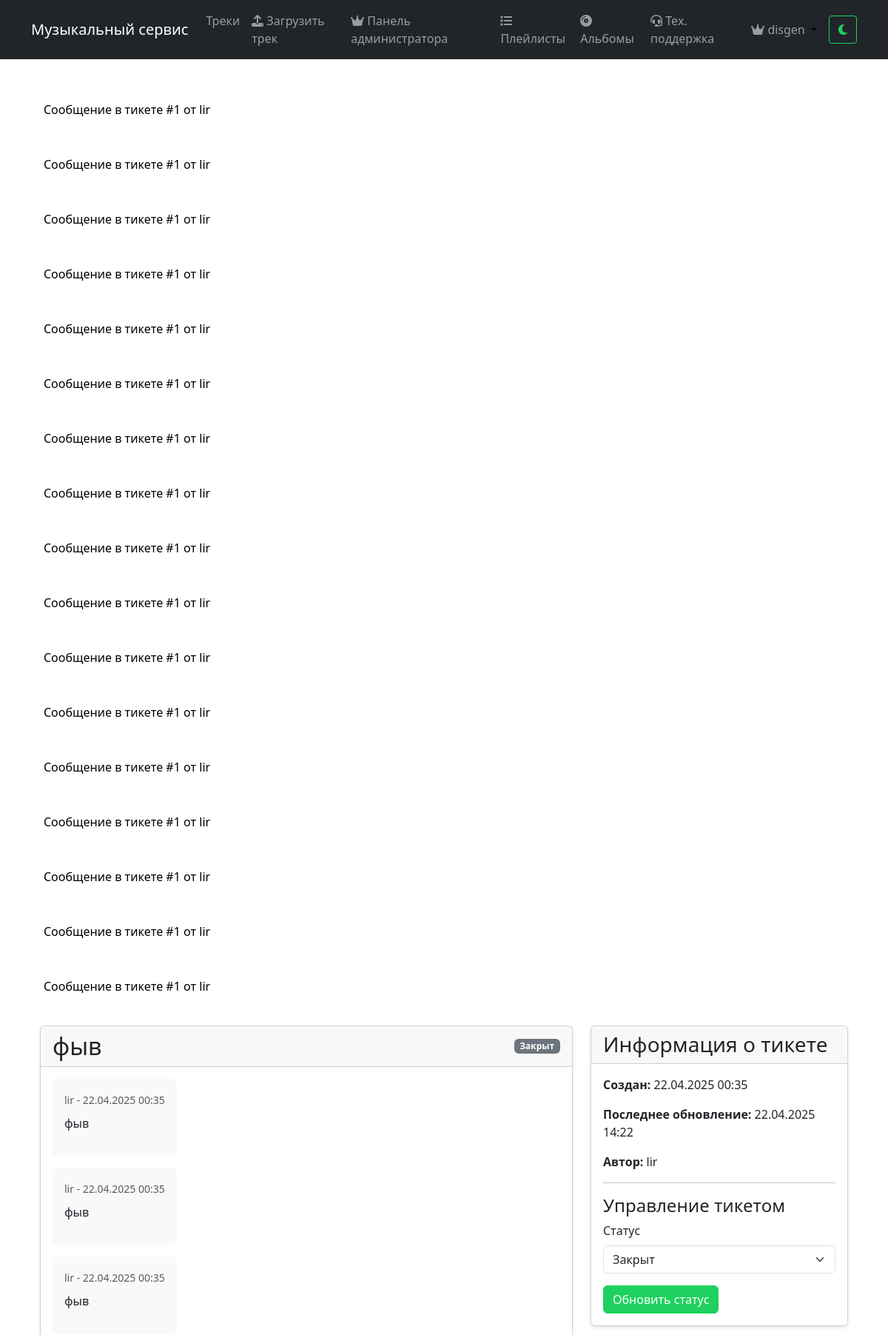
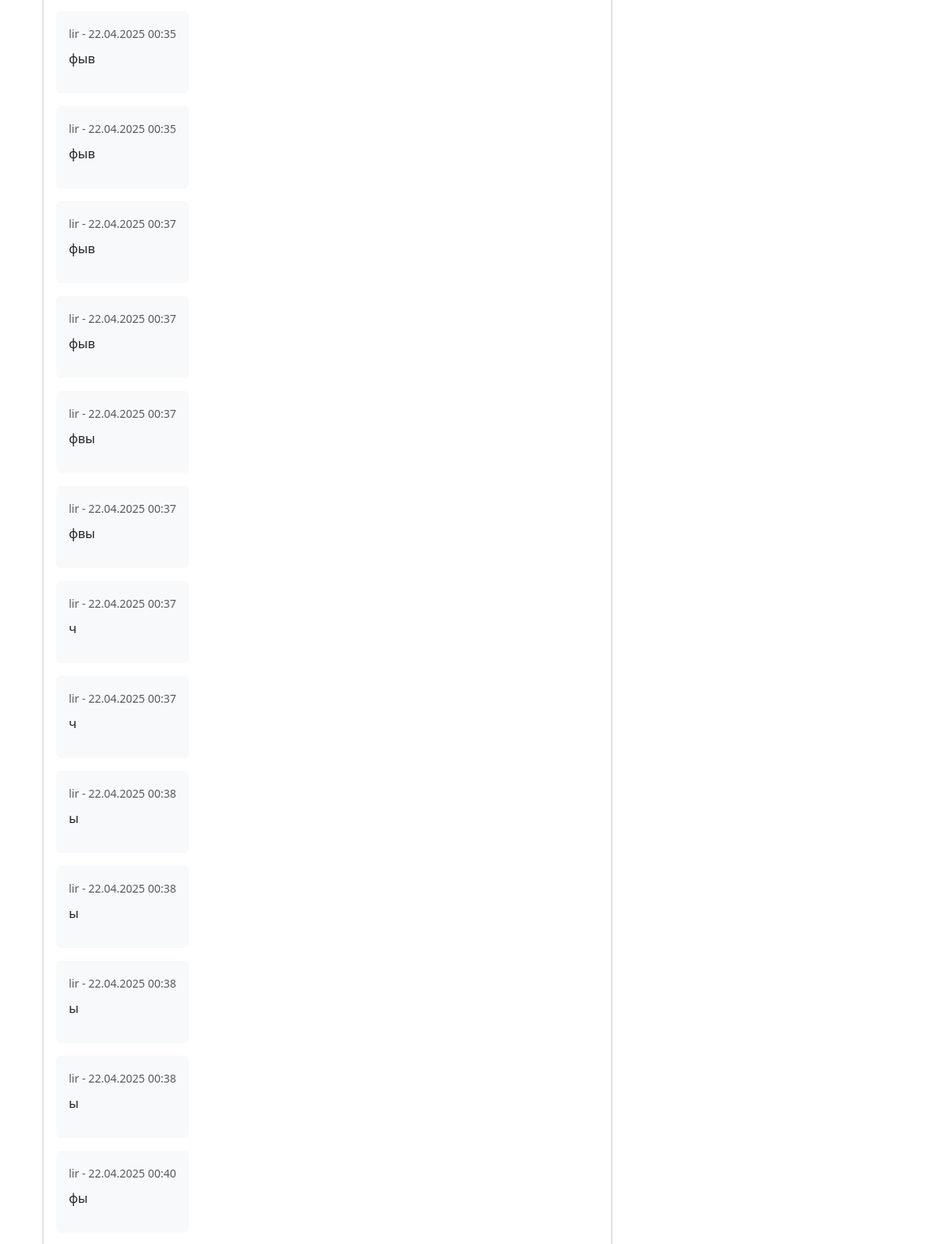
/support/1/ (signed in, upper part), run on the app's committed database (2 pictures, top to bottom).
### music/models.py (models this page shows, shortened)
class SupportMessage(models.Model):
    ticket = models.ForeignKey(SupportTicket, on_delete=models.CASCADE, related_name='messages')
    user = models.ForeignKey(User, on_delete=models.CASCADE, related_name='support_messages', null=True, blank=True)
    message = models.TextField(verbose_name='Сообщение')
    created_at = models.DateTimeField(auto_now_add=True, verbose_name='Создано')
    is_read = models.BooleanField(default=False, verbose_name='Прочитано')
    class Meta:
        verbose_name = 'Сообщение поддержки'
        verbose_name_plural = 'Сообщения поддержки'
        ordering = ['created_at']
    def __str__(self):
        return f'Сообщение в тикете #{self.ticket.id} от {self.user.username if self.user else "Система"}'

class SupportTicket(models.Model):
    STATUS_CHOICES = (
        ('open', 'Открыт'),
        ('in_progress', 'В работе'),
        ('closed', 'Закрыт'),
    )
    user = models.ForeignKey(User, on_delete=models.CASCADE, related_name='support_tickets')
    subject = models.CharField(max_length=200, verbose_name='Тема')
    status = models.CharField(max_length=20, choices=STATUS_CHOICES, default='open', verbose_name='Статус')
    created_at = models.DateTimeField(auto_now_add=True, verbose_name='Создан')
    updated_at = models.DateTimeField(auto_now=True, verbose_name='Обновлен')
    is_read_by_admin = models.BooleanField(default=False, verbose_name='Прочитано администратором')
    class Meta:
        verbose_name = 'Тикет поддержки'
        verbose_name_plural = 'Тикеты поддержки'
        ordering = ['-updated_at']

### music/views.py (the view, shortened to what this page needs)
# urls.py: path('support/<int:pk>/', views.support_ticket_detail, name='support_ticket_detail'),
@login_required
def support_ticket_detail(request, pk):
    ticket = get_object_or_404(SupportTicket, pk=pk)
    if not request.user.is_superuser and ticket.user != request.user:
        messages.error(request, 'У вас нет доступа к этому тикету')
        return redirect('music:support_ticket_list')
    messages = ticket.messages.all()
    return render(request, 'music/support/ticket_detail.html', {
        'ticket': ticket,
        'messages': messages
    })

### music/context_processors.py (called while the page is built)
def pending_tracks_count(request):
    if request.user.is_authenticated and request.user.is_superuser:
        return {'pending_tracks_count': Track.objects.filter(is_approved=False).count()}
    return {'pending_tracks_count': 0}

def support_tickets_count(request):
    if request.user.is_authenticated and request.user.is_superuser:
        unread_count = SupportMessage.objects.filter(
            ticket__status__in=['open', 'in_progress'],
            is_read=False
        ).exclude(user=request.user).count()
    else:
        unread_count = 0
    return {'unread_tickets_count': unread_count}

### templates/music/support/ticket_detail.html (shortened to what this page needs)
{% extends 'base.html' %}
{% block content %}
<div class="container mt-4">
    <div class="row">
        <div class="col-md-8">
            <div class="card mb-4">
                <div class="card-header d-flex justify-content-between align-items-center">
                    <h2 class="mb-0">{{ ticket.subject }}</h2>
                    <span class="badge {% if ticket.status == 'open' %}bg-success{% elif ticket.status == 'in_progress' %}bg-warning{% else %}bg-secondary{% endif %}">
                        {{ ticket.get_status_display }}
                    </span>
                </div>
                <div class="card-body">
                    <div id="messages-container" class="mb-4">
                        {% for message in messages %}
                            <div class="message mb-3 {% if message.user == request.user %}text-end{% endif %}" data-message-id="{{ message.id }}">
                                <div class="d-flex {% if message.user == request.user %}justify-content-end{% endif %}">
                                    <div class="message-content p-3 rounded {% if message.user == request.user %}bg-primary text-white{% else %}bg-light{% endif %}" style="max-width: 70%;">
                                        <div class="message-header mb-2">
                                            <small class="text-muted {% if message.user == request.user %}text-white-50{% endif %}">
                                                {{ message.user.username }} - {{ message.created_at|date:"d.m.Y H:i" }}
                                            </small>
                                        </div>
                                        <div class="message-text">
                                            {{ message.message|linebreaks }}
                                        </div>
                                    </div>
                                </div>
                            </div>
                        {% endfor %}
                    </div>
                </div>
            </div>
        </div>
        <div class="col-md-4">
            <div class="card">
                <div class="card-header">
                    <h3 class="mb-0">Информация о тикете</h3>
                </div>
                <div class="card-body">
                    <p><strong>Создан:</strong> {{ ticket.created_at|date:"d.m.Y H:i" }}</p>
                    <p><strong>Последнее обновление:</strong> {{ ticket.updated_at|date:"d.m.Y H:i" }}</p>
                    <p><strong>Автор:</strong> {{ ticket.user.username }}</p>
                    {% if user.is_superuser %}
                        <hr>
                        <h4>Управление тикетом</h4>
                        <form method="post" action="{% url 'music:support_ticket_update_status' ticket.pk %}">
                            <div class="mb-3">
                                <label for="status" class="form-label">Статус</label>
                                <select class="form-select" id="status" name="status">
                                    {% for status_value, status_label in ticket.STATUS_CHOICES %}
                                        <option value="{{ status_value }}" {% if ticket.status == status_value %}selected{% endif %}>
                                            {{ status_label }}
                                        </option>
                                    {% endfor %}
                                </select>
                            </div>
                            <button type="submit" class="btn btn-custom">Обновить статус</button>
                        </form>
                    {% endif %}
                </div>
            </div>
        </div>
    </div>
</div>
{% endblock %}

### templates/base.html (shortened to what this page needs)
{% load static %}
<!DOCTYPE html>
<html lang="ru">
<head>
    <link href="https://cdn.jsdelivr.net/npm/bootstrap@5.1.3/dist/css/bootstrap.min.css" rel="stylesheet">
    <link href="{% static 'css/style.css' %}" rel="stylesheet">
    <link href="https://cdnjs.cloudflare.com/ajax/libs/font-awesome/5.15.4/css/all.min.css" rel="stylesheet">
    <link href="{% static 'css/bootstrap.min.css' %}" rel="stylesheet">
    <link href="{% static 'css/fontawesome.min.css' %}" rel="stylesheet">
    <link href="{% static 'css/player.css' %}" rel="stylesheet">
</head>
<body>
    <nav class="navbar navbar-expand-lg navbar-dark bg-dark">
        <div class="container">
            <a class="navbar-brand" href="{% url 'music:home' %}">Музыкальный сервис</a>
            <div class="collapse navbar-collapse" id="navbarNav">
                <ul class="navbar-nav me-auto">
                    <li class="nav-item">
                        <a class="nav-link" href="{% url 'music:track_list' %}">Треки</a>
                    </li>
                    {% if user.is_authenticated %}
                        <li class="nav-item">
                            <a class="nav-link" href="{% url 'music:track_upload' %}">
                                <i class="fas fa-upload"></i> Загрузить трек
                            </a>
                        </li>
                        {% if user.is_superuser %}
                            <li class="nav-item">
                                <a class="nav-link" href="{% url 'music:admin_panel' %}">
                                    <i class="fas fa-crown"></i> Панель администратора
                                </a>
                            </li>
                        {% endif %}
                        <li class="nav-item">
                            <a class="nav-link {% if request.resolver_match.url_name == 'playlist_list' %}active{% endif %}" href="{% url 'music:playlist_list' %}">
                                <i class="fas fa-list"></i> Плейлисты
                            </a>
                        </li>
                        <li class="nav-item">
                            <a class="nav-link {% if request.resolver_match.url_name == 'album_list' %}active{% endif %}" href="{% url 'music:album_list' %}">
                                <i class="fas fa-compact-disc"></i> Альбомы
                            </a>
                        </li>
                        <li class="nav-item">
                            <a class="nav-link {% if request.resolver_match.url_name == 'support_ticket_list' %}active{% endif %}" href="{% url 'music:support_ticket_list' %}">
                                <i class="fas fa-headset"></i> Тех. поддержка
                            </a>
                        </li>
                    {% endif %}
                </ul>
                <ul class="navbar-nav">
                    {% if user.is_authenticated %}
                        <li class="nav-item dropdown">
                            <a class="nav-link dropdown-toggle" href="#" id="userDropdown" role="button" data-bs-toggle="dropdown" aria-expanded="false">
                                {% if user.profile.role == 'artist' %}
                                    <i class="fas fa-music"></i>
                                {% elif user.is_superuser %}
                                    <i class="fas fa-crown"></i>
                                {% else %}
                                    <i class="fas fa-user"></i>
                                {% endif %}
                                {{ user.username }}
                            </a>
                        </li>
                    {% endif %}
                </ul>
            </div>
            <button id="theme-toggle" class="btn btn-outline-custom ms-2">
                <i class="fas fa-moon" id="theme-icon"></i>
            </button>
        </div>
    </nav>
    <div class="container mt-4 main-container">
        {% if messages %}
            <div class="messages">
                {% for message in messages %}
                    <div class="alert alert-{{ message.tags }}">
                        {{ message }}
                    </div>
                {% endfor %}
            </div>
        {% endif %}
        {% block content %}{% endblock %}
    </div>
</body>
</html>

### static/css/style.css (style rules this page uses)
.main-container { min-height: 70vh; padding: 15px; width: 100%; max-width: 100%; overflow-x: hidden; margin-bottom: 60px; }
.card { margin-bottom: 20px; border-radius: 8px; overflow: hidden; box-shadow: 0 2px 4px rgba(0, 0, 0, 0.1); background-color: #fff; }
.card-body { padding: 15px; }

### templates/base.html (style rules this page uses)
:root { --bg-color: #ffffff; --text-color: #000000; --track-bg: #f0f0f0; --track-hover: #e8e8e8; --player-bg: #A9A9A9; --border-color: #e0e0e0; }
body { background-color: var(--bg-color); color: var(--text-color); min-height: 100vh; }
.btn-custom { background-color: #1ed15e !important; border-color: #1ed15e !important; color: white !important; }
.btn-outline-custom { color: #1ed15e !important; border-color: #1ed15e !important; background-color: transparent !important; }
.dropdown-toggle::after, .btn-more::after, .track-menu-button, .track-menu-button i, .btn[data-bs-toggle="dropdown"], .btn[data-bs-toggle="dropdown"] i { color: #000000 !important; }
#theme-toggle { padding: 0.375rem 0.75rem; border-radius: 0.25rem; }

### data on the page
SupportMessage: ticket+user "Сообщение в тикете #1 от lir", user.username "lir", created_at "22.04.2025 00:35", message "фыв"
SupportMessage: ticket+user "Сообщение в тикете #1 от lir", user.username "lir", created_at "22.04.2025 00:35", message "фыв"
SupportMessage: ticket+user "Сообщение в тикете #1 от lir", user.username "lir", created_at "22.04.2025 00:35", message "фыв"
SupportMessage: ticket+user "Сообщение в тикете #1 от lir", user.username "lir", created_at "22.04.2025 00:35", message "фыв"
SupportMessage: ticket+user "Сообщение в тикете #1 от lir", user.username "lir", created_at "22.04.2025 00:35", message "фыв"
SupportMessage: ticket+user "Сообщение в тикете #1 от lir", user.username "lir", created_at "22.04.2025 00:37", message "фыв"
SupportMessage: ticket+user "Сообщение в тикете #1 от lir", user.username "lir", created_at "22.04.2025 00:37", message "фыв"
SupportMessage: ticket+user "Сообщение в тикете #1 от lir", user.username "lir", created_at "22.04.2025 00:37", message "фвы"
SupportMessage: ticket+user "Сообщение в тикете #1 от lir", user.username "lir", created_at "22.04.2025 00:37", message "фвы"
SupportMessage: ticket+user "Сообщение в тикете #1 от lir", user.username "lir", created_at "22.04.2025 00:37", message "ч"
SupportMessage: ticket+user "Сообщение в тикете #1 от lir", user.username "lir", created_at "22.04.2025 00:37", message "ч"
SupportMessage: ticket+user "Сообщение в тикете #1 от lir", user.username "lir", created_at "22.04.2025 00:38", message "ы"
SupportMessage: ticket+user "Сообщение в тикете #1 от lir", user.username "lir", created_at "22.04.2025 00:38", message "ы"
SupportMessage: ticket+user "Сообщение в тикете #1 от lir", user.username "lir", created_at "22.04.2025 00:38", message "ы"
SupportMessage: ticket+user "Сообщение в тикете #1 от lir", user.username "lir", created_at "22.04.2025 00:38", message "ы"
SupportMessage: ticket+user "Сообщение в тикете #1 от lir", user.username "lir", created_at "22.04.2025 00:40", message "фы"
SupportMessage: ticket+user "Сообщение в тикете #1 от lir"
SupportTicket: subject "фыв", status "Закрыт", created_at "22.04.2025 00:35", updated_at "22.04.2025 14:22", user.username "lir"

### other printed values
{{ user.username }} "disgen"
